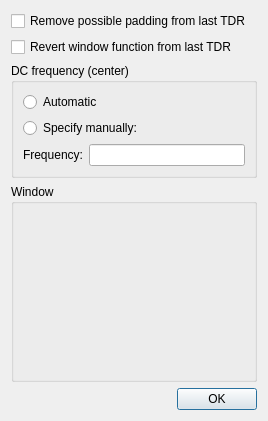
<?xml version="1.0" encoding="UTF-8"?>
<ui version="4.0">
 <class>DFTDialog</class>
 <widget class="QDialog" name="DFTDialog">
  <property name="windowModality">
   <enum>Qt::WindowModality::ApplicationModal</enum>
  </property>
  <property name="geometry">
   <rect>
    <x>0</x>
    <y>0</y>
    <width>268</width>
    <height>421</height>
   </rect>
  </property>
  <property name="windowTitle">
   <string>DFT</string>
  </property>
  <property name="modal">
   <bool>true</bool>
  </property>
  <layout class="QVBoxLayout" name="verticalLayout" stretch="0,0,0,1,0">
   <item>
    <widget class="QCheckBox" name="removePadding">
     <property name="text">
      <string>Remove possible padding from last TDR</string>
     </property>
    </widget>
   </item>
   <item>
    <widget class="QCheckBox" name="revertWindow">
     <property name="text">
      <string>Revert window function from last TDR</string>
     </property>
    </widget>
   </item>
   <item>
    <widget class="QGroupBox" name="groupBox">
     <property name="title">
      <string>DC frequency (center)</string>
     </property>
     <layout class="QVBoxLayout" name="verticalLayout_2">
      <item>
       <widget class="QRadioButton" name="DCautomatic">
        <property name="enabled">
         <bool>true</bool>
        </property>
        <property name="text">
         <string>Automatic</string>
        </property>
        <attribute name="buttonGroup">
         <string notr="true">buttonGroup</string>
        </attribute>
       </widget>
      </item>
      <item>
       <widget class="QRadioButton" name="DCmanual">
        <property name="enabled">
         <bool>true</bool>
        </property>
        <property name="text">
         <string>Specify manually:</string>
        </property>
        <attribute name="buttonGroup">
         <string notr="true">buttonGroup</string>
        </attribute>
       </widget>
      </item>
      <item>
       <layout class="QGridLayout" name="gridLayout">
        <item row="0" column="0">
         <widget class="QLabel" name="label">
          <property name="text">
           <string>Frequency:</string>
          </property>
         </widget>
        </item>
        <item row="0" column="1">
         <widget class="SIUnitEdit" name="freq">
          <property name="enabled">
           <bool>true</bool>
          </property>
         </widget>
        </item>
       </layout>
      </item>
     </layout>
    </widget>
   </item>
   <item>
    <widget class="QGroupBox" name="windowBox">
     <property name="title">
      <string>Window</string>
     </property>
    </widget>
   </item>
   <item>
    <widget class="QDialogButtonBox" name="buttonBox">
     <property name="standardButtons">
      <set>QDialogButtonBox::StandardButton::Ok</set>
     </property>
    </widget>
   </item>
  </layout>
 </widget>
 <customwidgets>
  <customwidget>
   <class>SIUnitEdit</class>
   <extends>QLineEdit</extends>
   <header>CustomWidgets/siunitedit.h</header>
  </customwidget>
 </customwidgets>
 <resources/>
 <connections/>
 <buttongroups>
  <buttongroup name="buttonGroup"/>
 </buttongroups>
</ui>
